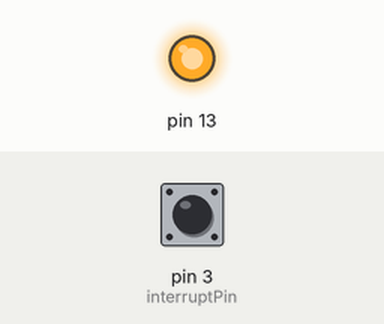
This sketch was run on a simulated Arduino Uno, built with avr-gcc and run on an emulated ATmega328P. Shown: output pins drawn as LEDs (lit = HIGH). Inputs (shaded band) come from the test bench; at power-on: pin 3 (interruptPin) HIGH. What the sketch prints to the serial monitor is not drawn.

Above: at 1.2 s.
1.3 s: pin 3 (interruptPin) pulled LOW for 0.15 s
At 2.1 s:
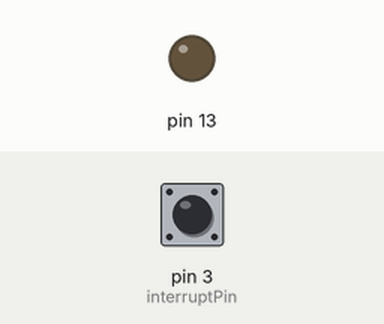
3.9 s: pin 3 (interruptPin) pulled LOW for 1 s
At 6.7 s:
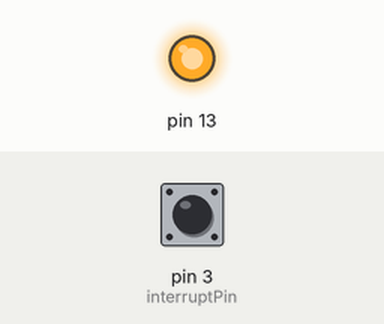
7.4 s: pin 3 (interruptPin) pulled LOW for 3.2 s
At 11.4 s:
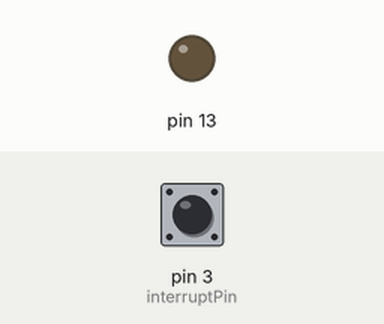
13.1 s: pin 3 (interruptPin) pulsed LOW 2 times (0.12 s each, 0.3 s apart)
At 15.7 s:
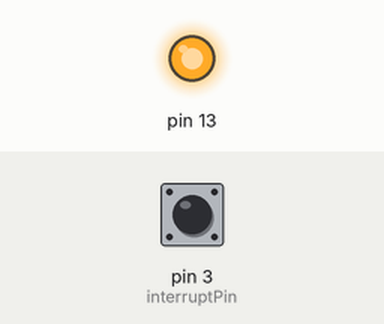
16.0 s: pin 3 (interruptPin) pulsed LOW 5 times (0.12 s each, 0.3 s apart)
At 16.9 s:
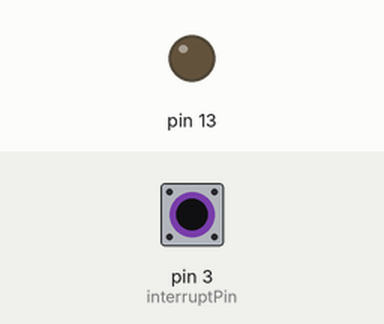
Timing chart, 0 to 19.9 s (numbered marks = the images above; inputs shaded):
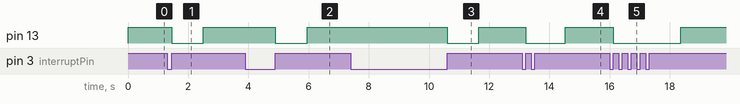

The sketch:

gate2midi.ino
```cpp
/* 2016-09-01

  24 ppqn (pulses per quarter note)
   6 times per MIDI beat (defined as a sixteenth note)

  This sketch shows how to use the serial transmit pin (pin 1) to send MIDI note data.
  If this circuit is connected to a MIDI synth, it will play
  the notes F#-0 (0x1E) to F#-5 (0x5A) in sequence.


  The circuit:
   digital in 1 connected to MIDI jack pin 5
   MIDI jack pin 2 connected to ground
   MIDI jack pin 4 connected to +5V through 220-ohm resistor
  Attach a MIDI cable to the jack, then to a MIDI synth, and play music.

  LOW to trigger the interrupt whenever the pin is low,
  CHANGE to trigger the interrupt whenever the pin changes value
  RISING to trigger when the pin goes from low to high,
  FALLING for when the pin goes from high to low.

*/


#define MIDI_CL_START    0xFA // counts as first tick
#define MIDI_CL_STOP     0xFC
#define MIDI_CL_TICK     0xF8
#define MIDI_CL_CONTINUE 0xFB

#define STOP_TIME 1000

const byte interruptPin = 3;

#define STATE_START   1
#define STATE_TICK    2
#define STATE_STOP    3

volatile uint8_t  state = STATE_STOP;
volatile uint32_t stop_cnt = 0;

unsigned long previousMillis = 0;
unsigned long currentMillis  = 0;


void setup()
{
  pinMode(13, OUTPUT);
  digitalWrite(13, HIGH);
  Serial.begin(31250);
  pinMode(interruptPin, INPUT_PULLUP);
  attachInterrupt(digitalPinToInterrupt(interruptPin), clock_update, RISING );
}


void loop()
{
  currentMillis = millis();

  if ( currentMillis != previousMillis )
  {
    stop_cnt++;

    if ( stop_cnt >= STOP_TIME )
    {
      if ( state != STATE_STOP )
      {
        Serial.write(MIDI_CL_STOP);
        digitalWrite(13, HIGH);
        state = STATE_STOP;
      }
      stop_cnt = 0;
    }

    previousMillis = currentMillis;
  }
}


void clock_update(void)
{
  stop_cnt = 0;

  switch (state)
  {
    case STATE_TICK:
      {
        Serial.write(MIDI_CL_TICK);
        break;
      }
    case STATE_STOP:
      {
        Serial.write(MIDI_CL_START);
        digitalWrite(13, LOW);
        state = STATE_TICK;
        break;
      }
    default:
      break;
  }
}
```

Measured:
- after the input at 1.3 s, pin 13: HIGH → LOW after 0.15 s, → HIGH 1.0 s later
- after the input at 3.9 s, pin 13: HIGH → LOW after 1.0 s, → HIGH 1.1 s later
- after the input at 7.4 s, pin 13: HIGH → LOW after 3.2 s, → HIGH 1.0 s later
- after the input at 13.1 s, pin 13: HIGH → LOW after 0.12 s, → HIGH 1.3 s later
- after the input at 16.0 s, pin 13: HIGH → LOW after 0.12 s, → HIGH 2.2 s later
